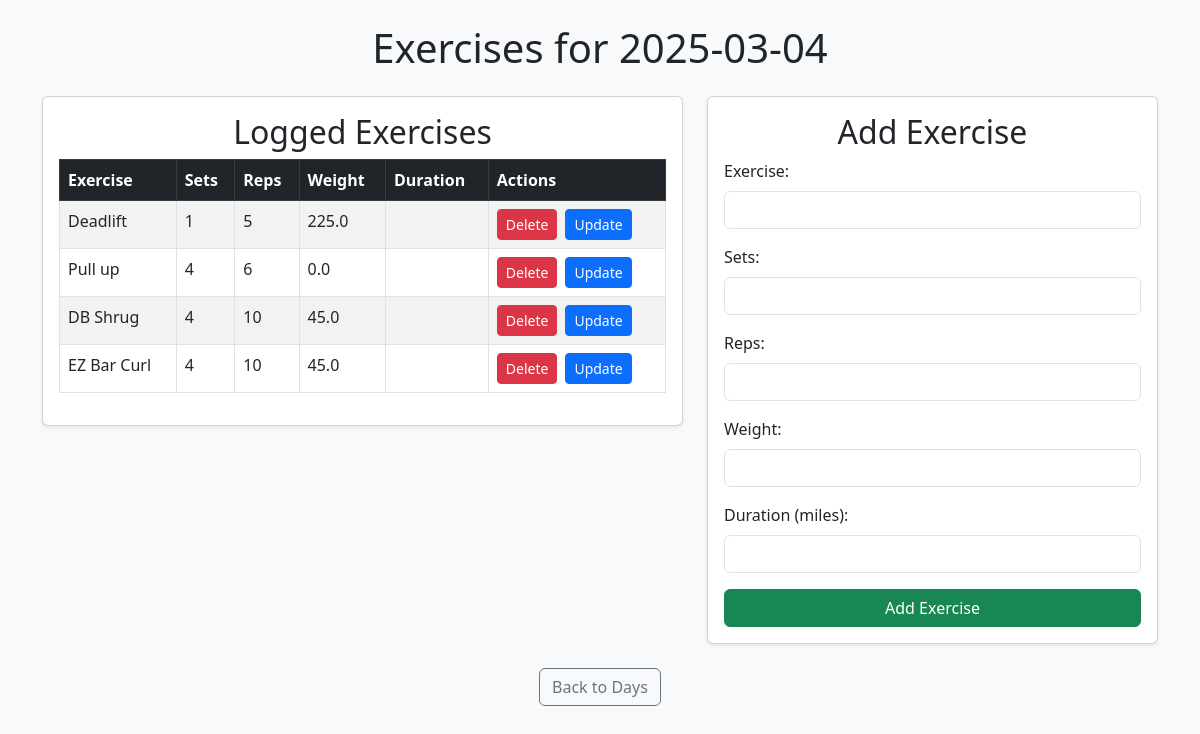
The page /day/2025-03-04 on the database its author committed.
### tables this page shows
CREATE TABLE Workouts (
    id INTEGER PRIMARY KEY AUTOINCREMENT,
    date TEXT NOT NULL,
    exercise TEXT NOT NULL,
    sets INTEGER,
    reps INTEGER,
    weight REAL,
    duration REAL
);

### app.py (the view, shortened to what this page needs)
@app.route("/day/<date>", methods=["GET", "POST"])
def view_workouts_by_day(date):
    conn = get_db_connection()
    workouts = conn.execute("SELECT * FROM Workouts WHERE date = ?", (date,)).fetchall()
    conn.close()
    return render_template("workouts.html", date=date, workouts=workouts)

### app.py (called while the page is built)
def get_db_connection():
    conn = sqlite3.connect(DATABASE)
    conn.row_factory = sqlite3.Row
    return conn

### templates/workouts.html (shortened to what this page needs)
<!DOCTYPE html>
<html lang="en">
<head>
    <link href="https://cdn.jsdelivr.net/npm/bootstrap@5.3.0/dist/css/bootstrap.min.css" rel="stylesheet">
</head>
<body class="bg-light">
    <div class="container mt-4">
        <h1 class="text-center mb-4">Exercises for {{ date }}</h1>
        <div class="row">
            <div class="col-md-7">
                <div class="card shadow-sm p-3">
                    <h2 class="text-center">Logged Exercises</h2>
                    <div class="table-responsive">
                        <table class="table table-striped table-bordered">
                            <thead class="table-dark">
                                <tr>
                                    <th>Exercise</th>
                                    <th>Sets</th>
                                    <th>Reps</th>
                                    <th>Weight</th>
                                    <th>Duration</th>
                                    <th>Actions</th>
                                </tr>
                            </thead>
                            <tbody>
                                {% for workout in workouts %}
                                <tr>
                                    <td>{{ workout["exercise"] }}</td>
                                    <td>{{ workout["sets"] }}</td>
                                    <td>{{ workout["reps"] }}</td>
                                    <td>{{ workout["weight"] }}</td>
                                    <td>{{ workout["duration"] }}</td>
                                    <td>
                                        <div class="d-flex gap-2">
                                            <form method="post" action="/delete/{{ workout['id'] }}/{{ date }}">
                                                <button type="submit" class="btn btn-danger btn-sm">Delete</button>
                                            </form>
                                            <form method="get" action="/update/{{ workout['id'] }}/{{ date }}">
                                                <button type="submit" class="btn btn-primary btn-sm">Update</button>
                                            </form>
                                        </div>
                                    </td>
                                </tr>
                                {% endfor %}
                            </tbody>
                        </table>
                    </div>
                </div>
            </div>
            <div class="col-md-5">
                <div class="card shadow-sm p-3">
                    <h2 class="text-center">Add Exercise</h2>
                    <form method="post">
                        <div class="mb-3">
                            <label for="exercise" class="form-label">Exercise:</label>
                            <input type="text" class="form-control" id="exercise" name="exercise" required>
                        </div>
                        <div class="mb-3">
                            <label for="sets" class="form-label">Sets:</label>
                            <input type="number" class="form-control" id="sets" name="sets">
                        </div>
                        <div class="mb-3">
                            <label for="reps" class="form-label">Reps:</label>
                            <input type="number" class="form-control" id="reps" name="reps">
                        </div>
                        <div class="mb-3">
                            <label for="weight" class="form-label">Weight:</label>
                            <input type="number" step="0.1" class="form-control" id="weight" name="weight">
                        </div>
                        <div class="mb-3">
                            <label for="duration" class="form-label">Duration (miles):</label>
                            <input type="number" step="0.1" class="form-control" id="duration" name="duration">
                        </div>
                        <div class="d-grid">
                            <button type="submit" class="btn btn-success">Add Exercise</button>
                        </div>
                    </form>
                </div>
            </div>
        </div>
        <div class="text-center mt-4">
            <a href="/" class="btn btn-outline-secondary">Back to Days</a>
        </div>
    </div>
</body>
</html>

### rows shown on the page
Workouts: exercise "Deadlift", sets "1", reps "5", weight "225.0"
Workouts: exercise "Pull up", sets "4", reps "6", weight "0.0"
Workouts: exercise "DB Shrug", sets "4", reps "10", weight "45.0"
Workouts: exercise "EZ Bar Curl", sets "4", reps "10", weight "45.0"

### other values the page prints
{{ date }} "2025-03-04"
